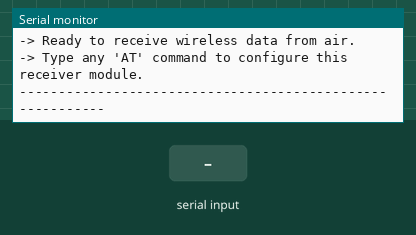
Recording of a sketch running on a simulated Arduino Uno, built with avr-gcc and run on an emulated ATmega328P. Parts: the last lines printed to the serial monitor. Inputs (shaded band) come from the test bench. The modem accepts every AT command (registered, SIM ready, sends succeed) and sends nothing else.

Above: at 3.3 s.
3.4 s: "AT\n" received over Serial
At 4.6 s:
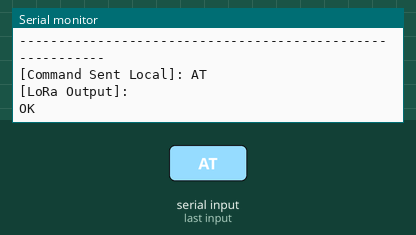
4.9 s: "AT\n" received over the second serial link
At 5.4 s:
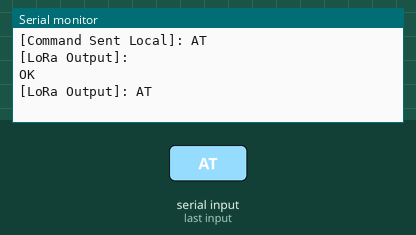
6.4 s: "1\n" received over Serial
At 7.6 s:
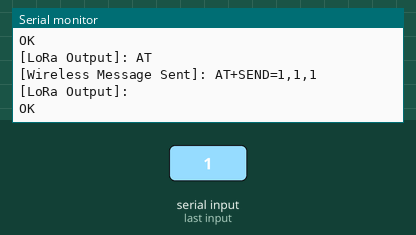
7.9 s: "1\n" received over the second serial link
At 8.9 s:
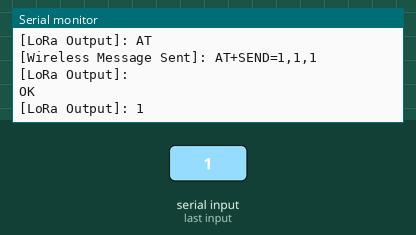

Measured:
- after the input at 3.4 s, the serial monitor: prints a new line at once (image 1)
- after the input at 4.9 s, the serial monitor: prints a new line at once (image 2)
- after the input at 6.4 s, the serial monitor: prints a new line at once (image 3)
- after the input at 7.9 s, the serial monitor: prints a new line at once (image 4)

The sketch:

sketch_jun16g.ino
```cpp
#include <SoftwareSerial.h>

// RX pin 2 (Connect to LoRa TX), TX pin 3 (Connect to LoRa RX)
SoftwareSerial loraSerial(2, 3);

void setup() {
  Serial.begin(9600);
  loraSerial.begin(9600); // Set to 9600 for stable SoftwareSerial communication

  delay(2000); // Give the LoRa hardware time to fully initialize
  Serial.println("--- RECEIVER SYSTEM ONLINE ---");
  Serial.println("-> Ready to receive wireless data from air.");
  Serial.println("-> Type any 'AT' command to configure this receiver module.");
  Serial.println("----------------------------------------------------------");
}

void loop() {
  // 1. READ INCOMING RESPONSES / WIRELESS MESSAGES FROM LORA
  if (loraSerial.available() > 0) {
    Serial.print("[LoRa Output]: ");

    // Read and print everything directly from the module buffer
    while (loraSerial.available() > 0) {
      char c = loraSerial.read();
      Serial.print(c);
    }
  }

  // 2. READ FROM SERIAL MONITOR (For local AT commands or text replies)
  if (Serial.available() > 0) {
    String input = Serial.readStringUntil('\n');
    input.trim();

    if (input.length() > 0) {
      String commandToExecute = "";

      // Create a temporary string to check for an AT command
      String checkInput = input;
      checkInput.toUpperCase();

      if (checkInput.startsWith("AT")) {
        // Enforce full uppercase for raw AT commands to prevent +ERR=2
        input.toUpperCase();
        commandToExecute = input + "\r\n";
        Serial.print("[Command Sent Local]: ");
        Serial.println(input);
      }
      else {
        // Auto-wrap normal text as a reply to target Sender Node (Address 1)
        commandToExecute = "AT+SEND=1," + String(input.length()) + "," + input + "\r\n";
        Serial.print("[Wireless Message Sent]: ");
        Serial.println(commandToExecute);
      }

      // Flush out any background buffer clutter before pushing data to the module
      while(loraSerial.available() > 0) { loraSerial.read(); }

      // Transmit packet to the RYLR998
      loraSerial.print(commandToExecute);
    }
  }
}
```
